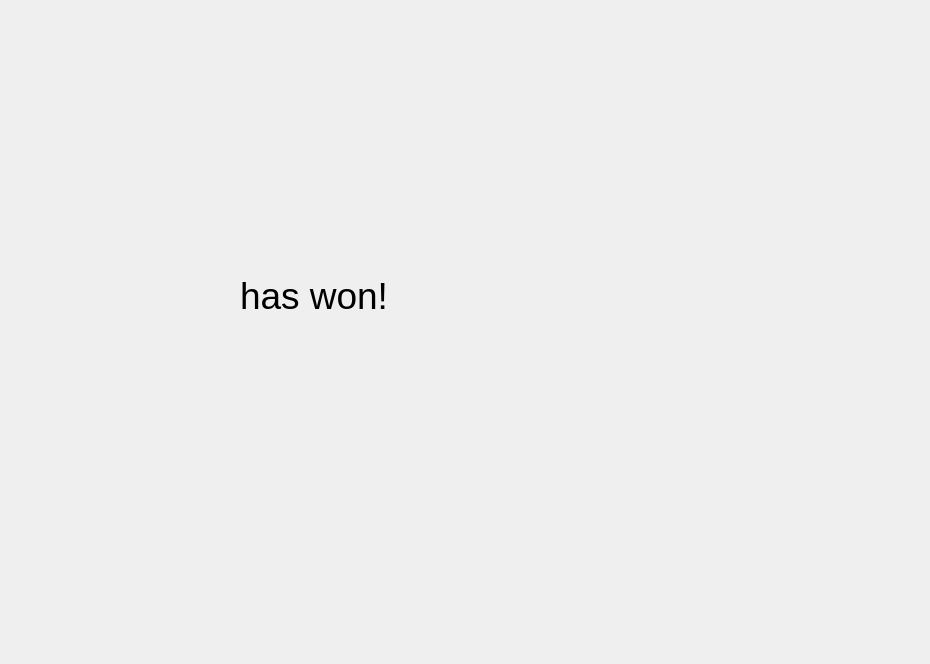
<?xml version="1.0" encoding="UTF-8"?>
<ui version="4.0">
 <class>Dialog</class>
 <widget class="QDialog" name="Dialog">
  <property name="geometry">
   <rect>
    <x>0</x>
    <y>0</y>
    <width>930</width>
    <height>664</height>
   </rect>
  </property>
  <property name="windowTitle">
   <string>Dialog</string>
  </property>
  <widget class="QLabel" name="label">
   <property name="geometry">
    <rect>
     <x>150</x>
     <y>30</y>
     <width>201</width>
     <height>201</height>
    </rect>
   </property>
   <property name="text">
    <string/>
   </property>
   <property name="pixmap">
    <pixmap>../design/wheel.png</pixmap>
   </property>
  </widget>
  <widget class="QLabel" name="label_2">
   <property name="geometry">
    <rect>
     <x>360</x>
     <y>50</y>
     <width>401</width>
     <height>171</height>
    </rect>
   </property>
   <property name="text">
    <string/>
   </property>
   <property name="pixmap">
    <pixmap>../design/game_over.png</pixmap>
   </property>
   <property name="alignment">
    <set>Qt::AlignCenter</set>
   </property>
  </widget>
  <widget class="QLabel" name="winner_l">
   <property name="geometry">
    <rect>
     <x>240</x>
     <y>260</y>
     <width>571</width>
     <height>71</height>
    </rect>
   </property>
   <property name="font">
    <font>
     <pointsize>28</pointsize>
    </font>
   </property>
   <property name="text">
    <string>has won!</string>
   </property>
  </widget>
  <widget class="QLabel" name="retry_btn">
   <property name="geometry">
    <rect>
     <x>400</x>
     <y>410</y>
     <width>191</width>
     <height>61</height>
    </rect>
   </property>
   <property name="text">
    <string/>
   </property>
   <property name="pixmap">
    <pixmap>../design/retry_btn.png</pixmap>
   </property>
  </widget>
  <widget class="QLabel" name="close_btn">
   <property name="geometry">
    <rect>
     <x>580</x>
     <y>410</y>
     <width>191</width>
     <height>61</height>
    </rect>
   </property>
   <property name="text">
    <string/>
   </property>
   <property name="pixmap">
    <pixmap>../design/close_btn.png</pixmap>
   </property>
  </widget>
 </widget>
 <resources/>
 <connections/>
</ui>
